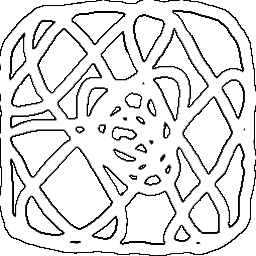
#> input picture Puzzle/Assets/Resources/Puzzles/polyomino_Dot1.png, 256 x 256 px, found by its file name; its folder holds only this picture in this run
$ python RotateFlipImage.py
#> lines starting #> are read from the running program, lines starting #| are printed output that depends on the picture
import cv2
import os

files = os.listdir(r"C:\Drive\Unity\Puzzle\Puzzle\Assets\Resources\Puzzles")
for f in files:
    if 'png' not in f or 'meta' in f:
        continue
    img = cv2.imread(f, cv2.IMREAD_UNCHANGED)
#> img is the input picture: shape (256, 256, 4); mean B, G, R, A 225.9, 225.9, 226.4, 143.8
    name = f.split('.')[0]
    for r in range(4):
        new_name = name + f'_r{r}'
        if r == 0:
            os.rename(f, new_name + '.png')
        else:
            cv2.imwrite(new_name + '.png', img)
        flip_img = cv2.flip(img, 1)
        cv2.imwrite(new_name + 'f.png', flip_img)
        img = cv2.rotate(img, cv2.ROTATE_90_CLOCKWISE)
#> this loop made 4 passes
#> pass 1, `flip_img = cv2.flip(img, 1)`:
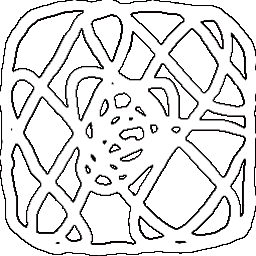
#> flip_img: shape (256, 256, 4); mean B, G, R, A 225.9, 225.9, 226.4, 143.8
#> pass 1, `img = cv2.rotate(img, cv2.ROTATE_90_CLOCKWISE)`:
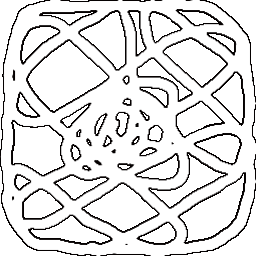
#> img: shape (256, 256, 4); mean B, G, R, A 225.9, 225.9, 226.4, 143.8
#> pass 2, `flip_img = cv2.flip(img, 1)`:
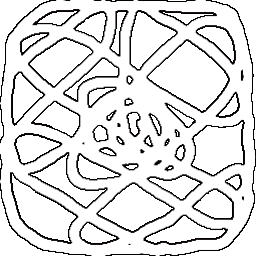
#> flip_img: shape (256, 256, 4); mean B, G, R, A 225.9, 225.9, 226.4, 143.8
#> pass 2, `img = cv2.rotate(img, cv2.ROTATE_90_CLOCKWISE)`:
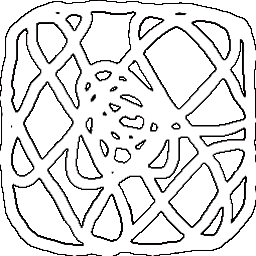
#> img: shape (256, 256, 4); mean B, G, R, A 225.9, 225.9, 226.4, 143.8

$ run again, on Puzzle/Assets/Resources/Puzzles/polyomino_N5.png
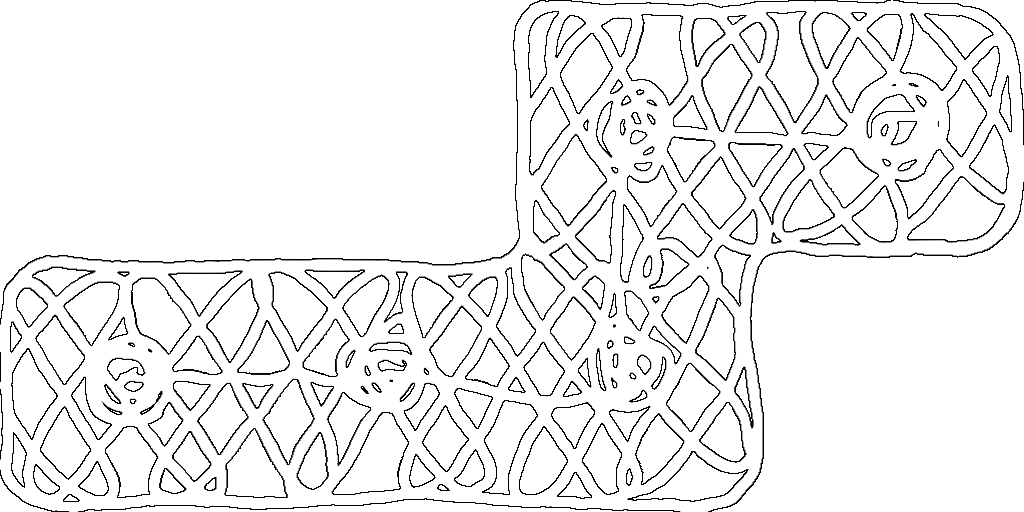
#> input picture Puzzle/Assets/Resources/Puzzles/polyomino_N5.png, 1024 x 512 px, found by its file name
#> img is the input picture: shape (512, 1024, 4); mean B, G, R, A 240.4, 240.4, 240.6, 85.9
#> the loop `for r in range(4):` made 4 passes
#> pass 1, `img = cv2.rotate(img, cv2.ROTATE_90_CLOCKWISE)`:
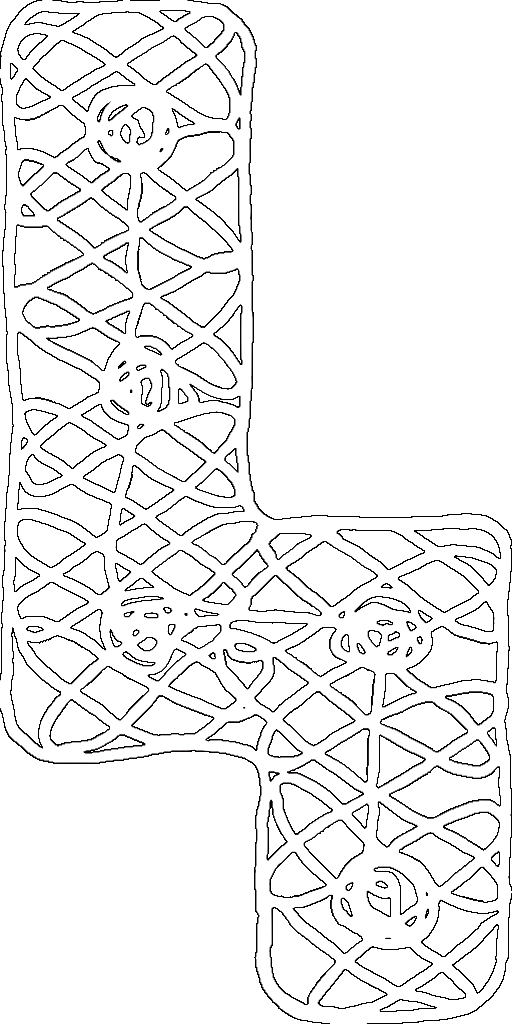
#> img: shape (1024, 512, 4); mean B, G, R, A 240.4, 240.4, 240.6, 85.9
#> pass 2, `img = cv2.rotate(img, cv2.ROTATE_90_CLOCKWISE)`:
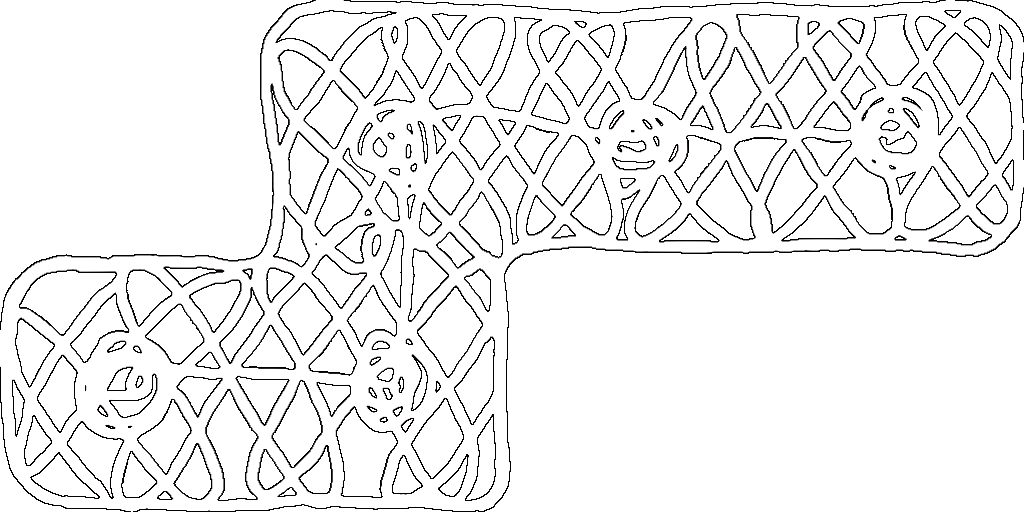
#> img: shape (512, 1024, 4); mean B, G, R, A 240.4, 240.4, 240.6, 85.9

$ run again, on Puzzle/Assets/Resources/Puzzles/polyomino_F5.png
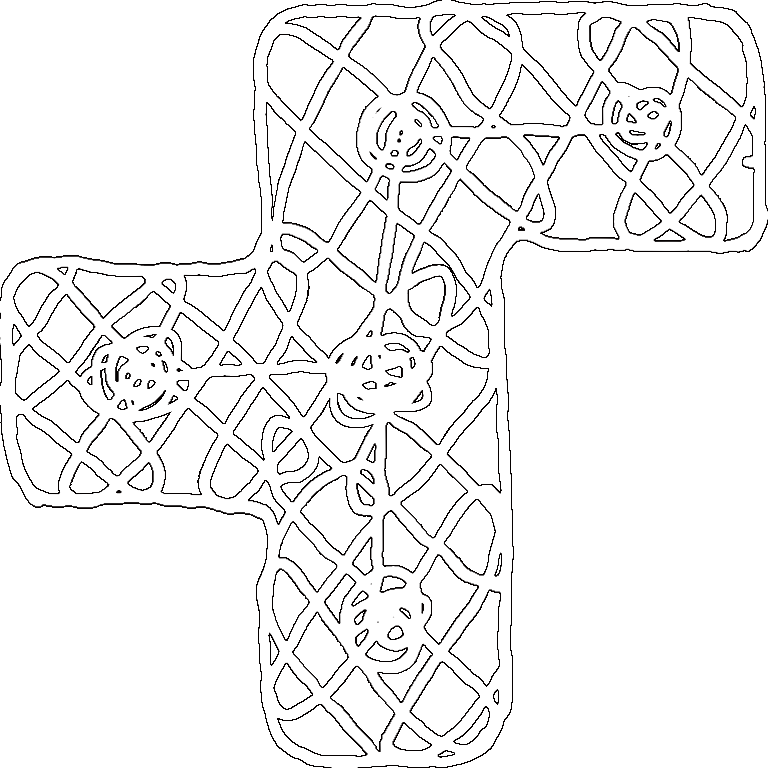
#> input picture Puzzle/Assets/Resources/Puzzles/polyomino_F5.png, 768 x 768 px, found by its file name
#> img is the input picture: shape (768, 768, 4); mean B, G, R, A 242.7, 242.7, 242.9, 71.5
#> the loop `for r in range(4):` made 4 passes
#> pass 1, `flip_img = cv2.flip(img, 1)`:
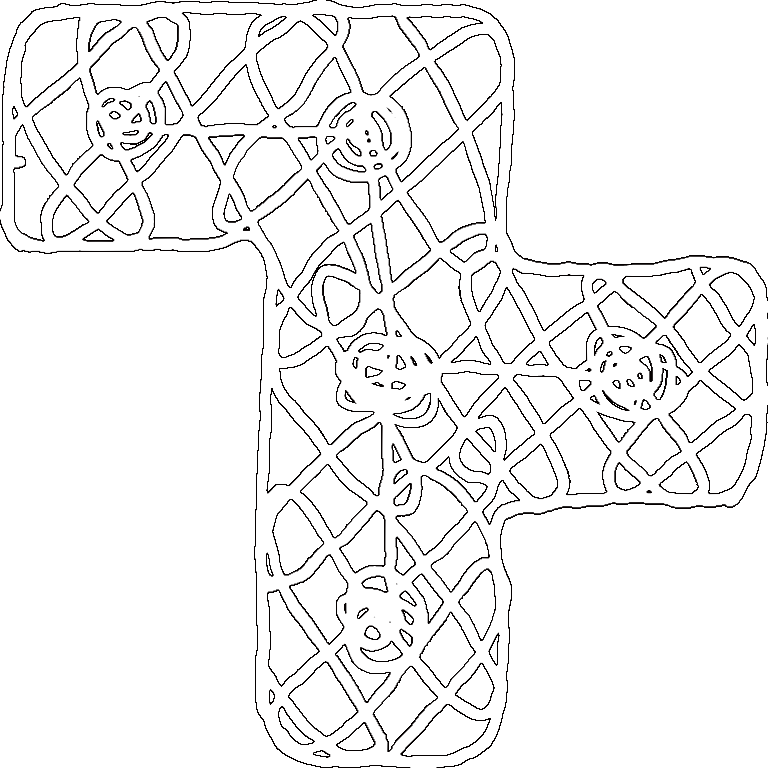
#> flip_img: shape (768, 768, 4); mean B, G, R, A 242.7, 242.7, 242.9, 71.5
#> pass 2, `img = cv2.rotate(img, cv2.ROTATE_90_CLOCKWISE)`:
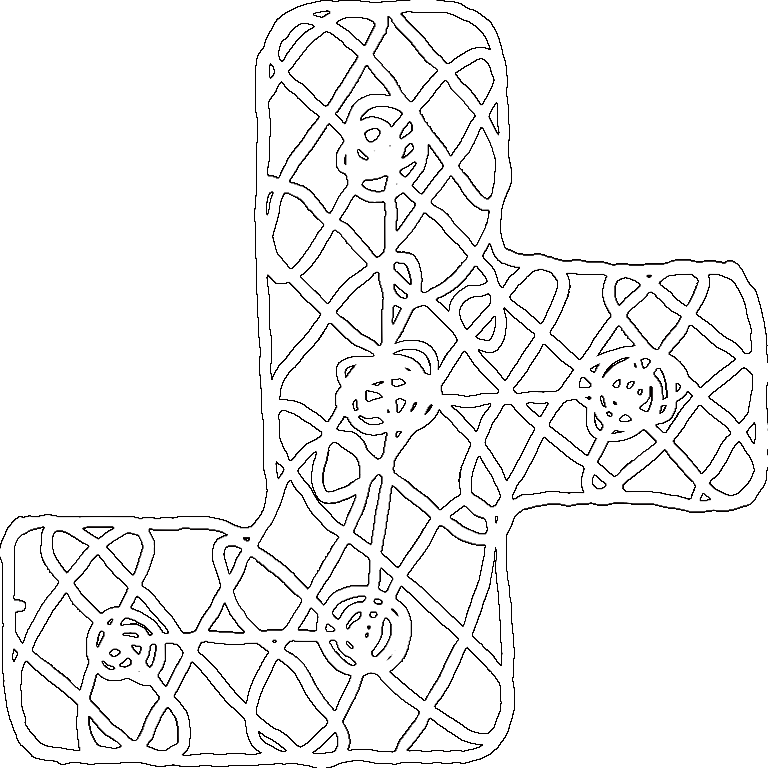
#> img: shape (768, 768, 4); mean B, G, R, A 242.7, 242.7, 242.9, 71.5
